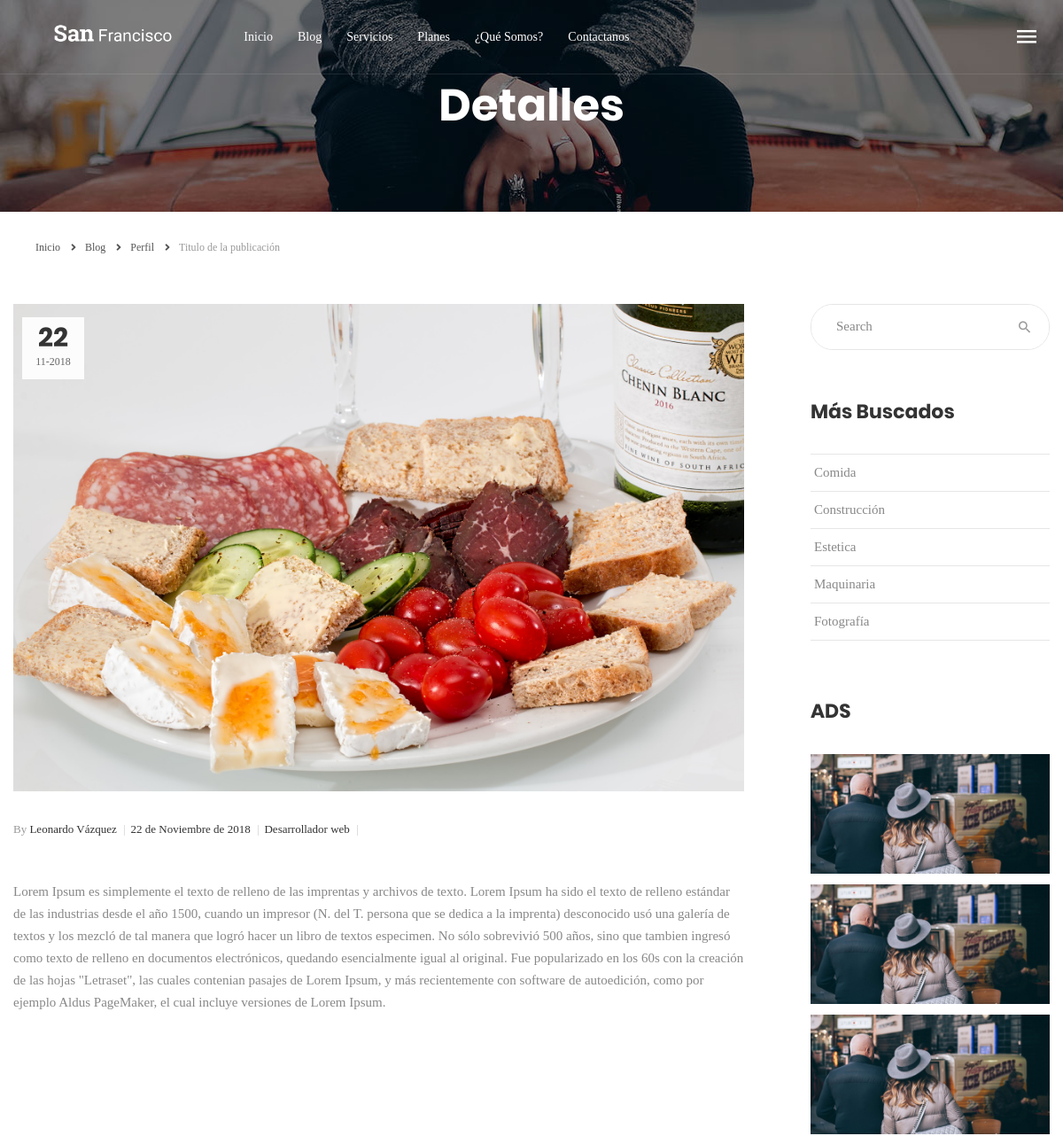
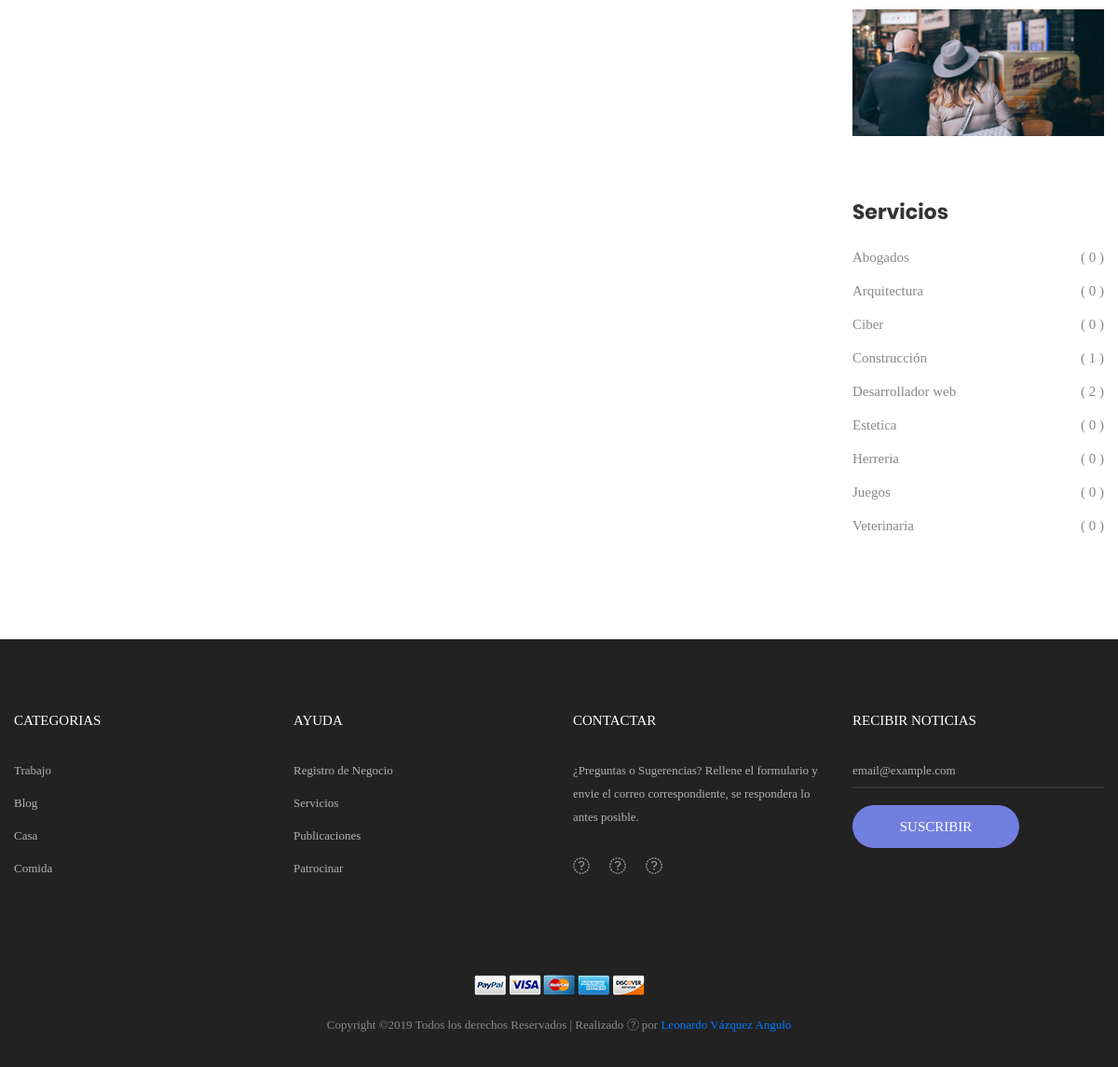
/Publicaciones.php?idPub=1, run on the app's committed database (2 pictures, top to bottom).
### tables this page shows
CREATE TABLE `servicios` (
  `id` int(11) NOT NULL,
  `nombre` varchar(20) NOT NULL,
  `imagen` varchar(20) NOT NULL
);

CREATE TABLE `publicacion` (
  `id` int(11) NOT NULL,
  `iduser` int(11) NOT NULL,
  `fecha` date NOT NULL,
  `titulo` varchar(45) NOT NULL,
  `imagen` varchar(60) NOT NULL,
  `descripcion` text NOT NULL,
  `estado` enum('AC','IN','BAN') NOT NULL
);

CREATE TABLE `usuarios` (
  `idUsuario` int(11) NOT NULL,
  `nombre` varchar(45) NOT NULL,
  `apellidos` varchar(45) NOT NULL,
  `correo` varchar(45) NOT NULL,
  `contraseña` varchar(45) NOT NULL,
  `tipoUser` int(11) NOT NULL,
  `validar` int(11) NOT NULL
);

### Admin/functions.php (called while the page is built, shortened)
<?php
function obtenerMes($mes){
    switch ($mes) {
        case 11:
            return "Noviembre";
            break;
    }
}
function searchService($conexion){
    $sentencia = $conexion->prepare("SELECT * FROM servicios ORDER BY nombre ASC");
	$sentencia->execute();
	return $sentencia->fetchAll();
}
function obtenerPostId($conexion,$datos){
	$sql	= "SELECT
	serv.id,
	serv.nombre AS servicio ,
	user.idUsuario,
	user.nombre AS nameU,
	user.apellidos,
	Uinf.imagenServicio,
	pub.id AS idPub,
	pub.fecha,
	pub.titulo,
	pub.imagen,
	pub.estado,
	pub.descripcion
	FROM
		servicios AS serv INNER JOIN
		usuarios AS user INNER JOIN
		trabajadores AS tb INNER JOIN
		usersinfo AS Uinf INNER JOIN
		publicacion AS pub
	WHERE
		tb.idUsuario = user.idUsuario AND
		tb.idServicio = serv.id AND
		user.idUsuario = Uinf.idUser AND
		pub.iduser = user.idUsuario AND
		pub.id=$datos
		";
 	$sentencia = $conexion->prepare($sql);
	$sentencia->execute();
	$resultado = $sentencia->fetchAll();
	return $resultado[0];
}
function servicioUnico($conexion,$id){
	$sql = "SELECT count(*) AS contador FROM trabajadores WHERE idServicio=$id";
	$sentencia = $conexion->prepare($sql);
	$sentencia->execute();
	$resultado = $sentencia->fetchAll();
	return $resultado[0];
}
function fechaPub($fecha){
	$date = explode("-",$fecha);
	$anio = $date[0];
	$mes  = $date[1];
	$dia  = $date[2];
	$fecha = array($anio,$mes,$dia);
	return $fecha;
}
?>

### views/blog_Detalles.view.php (the view, shortened to what this page needs)
<?php require 'views/header.php';
$publicacion = obtenerPostId($conexion,$_GET['idPub']);?>
	<section class="bg-img1 txt-center p-lr-15 p-tb-92" style="background-image: url('images/bg-02.jpg');">
		<h2 class="ltext-105 cl0 txt-center">
			Detalles
		</h2>
	</section>
	<div class="container">
		<div class="bread-crumb flex-w p-l-25 p-r-15 p-t-30 p-lr-0-lg">
			<a href="<?php echo $links_contenido['index'];?>" class="stext-109 cl8 hov-cl1 trans-04">
				Inicio
				<i class="fa fa-angle-right m-l-9 m-r-10" aria-hidden="true"></i>
			</a>
			<a href="<?php echo $links_contenido['blog'];?>" class="stext-109 cl8 hov-cl1 trans-04">
				Blog
				<i class="fa fa-angle-right m-l-9 m-r-10" aria-hidden="true"></i>
			</a>
			<a href="<?php echo $links_contenido['perfil'] .'?id='. $publicacion['idUsuario'];?>" class="stext-109 cl8 hov-cl1 trans-04">
				Perfil
				<i class="fa fa-angle-right m-l-9 m-r-10" aria-hidden="true"></i>
			</a>
			<span class="stext-109 cl4">
				Titulo de la publicación
			</span>
		</div>
	</div>
	<?php
		$fecha =fechaPub($publicacion['fecha']);
		?>
	<section class="bg0 p-t-52 p-b-20">
		<div class="container">
			<div class="row">
				<div class="col-md-8 col-lg-9 p-b-80">
					<?php if ($publicacion['idPub']!='') {?>
						<div class="p-r-45 p-r-0-lg">
							<div class="wrap-pic-w how-pos5-parent">
								<img src="Users_images/usuarios/<?php echo $publicacion['imagen'];?>" alt="IMG-BLOG">
								<div class="flex-col-c-m size-123 bg9 how-pos5">
									<span class="ltext-107 cl2 txt-center">
										<?php echo $fecha[2];?>
									</span>
									<span class="stext-109 cl3 txt-center">
										<?php echo $fecha[1] .'-'. $fecha[0];?>
									</span>
								</div>
							</div>
							<div class="p-t-32">
								<span class="flex-w flex-m stext-111 cl2 p-b-19">
									<span>
										<span class="cl4">By</span> <?php echo $publicacion['nameU'] .' '. $publicacion['apellidos'] ;?>
										<span class="cl12 m-l-4 m-r-6">|</span>
									</span>
									<span>
										<?php echo $fecha[2] . " de " .obtenerMes($fecha[1]) . " de ". $fecha[0];?>
										<span class="cl12 m-l-4 m-r-6">|</span>
									</span>
									<span>
										<?php echo $publicacion['servicio'];?>
										<span class="cl12 m-l-4 m-r-6">|</span>
									</span>
								</span>
								<h4 class="ltext-109 cl2 p-b-28">
								</h4>
								<p class="stext-117 cl6 p-b-26">
									<?php echo $publicacion['descripcion'];?>
								</p>
							</div>
						</div>
					<?php }else{?>
						<div class="alert alert-danger" role="alert">
							Revisa la publicacíon puede estar bloqueada o te estas direccionando mal
						</div>
					<?php }?>
				</div>
				<div class="col-md-4 col-lg-3 p-b-80 float-right" >
					<div class="side-menu">
						<div class="bor17 of-hidden pos-relative">
							<input class="stext-103 cl2 plh4 size-116 p-l-28 p-r-55" type="text" name="search" placeholder="Search">
							<button class="flex-c-m size-122 ab-t-r fs-18 cl4 hov-cl1 trans-04">
								<i class="zmdi zmdi-search"></i>
							</button>
						</div>
						<div class="p-t-55">
							<h4 class="mtext-112 cl2 p-b-33">
								Más Buscados
							</h4>
							<ul>
								<li class="bor18">
									<a href="#" class="dis-block stext-115 cl6 hov-cl1 trans-04 p-tb-8 p-lr-4">
										Comida
									</a>
								</li>
								<li class="bor18">
									<a href="#" class="dis-block stext-115 cl6 hov-cl1 trans-04 p-tb-8 p-lr-4">
										Construcción
									</a>
								</li>
								<li class="bor18">
									<a href="#" class="dis-block stext-115 cl6 hov-cl1 trans-04 p-tb-8 p-lr-4">
										Estetica
									</a>
								</li>
								<li class="bor18">
									<a href="#" class="dis-block stext-115 cl6 hov-cl1 trans-04 p-tb-8 p-lr-4">
										Maquinaria
									</a>
								</li>
								<li class="bor18">
									<a href="#" class="dis-block stext-115 cl6 hov-cl1 trans-04 p-tb-8 p-lr-4">
                                        Fotografía
									</a>
								</li>
							</ul>
						</div>
						<div class="p-t-65">
							<h4 class="mtext-112 cl2 p-b-33">
								ADS
							</h4>
							<ul>
								<li class="flex-w flex-t p-b-2">
                                    <div class="p-b-10">
                                        <a href="blog-detail.html" class="hov-img0 how-pos5-parent">
                                            <img src="images/blog-04.jpg" alt="IMG-BLOG">
                                        </a>
                                    </div>
								</li>
                                <li class="flex-w flex-t p-b-2">
                                    <div class="p-b-10">
                                        <a href="blog-detail.html" class="hov-img0 how-pos5-parent">
                                            <img src="images/blog-04.jpg" alt="IMG-BLOG">
                                        </a>
                                    </div>
								</li>
                                <li class="flex-w flex-t p-b-2">
                                    <div class="p-b-10">
                                        <a href="blog-detail.html" class="hov-img0 how-pos5-parent">
                                            <img src="images/blog-04.jpg" alt="IMG-BLOG">
                                        </a>
                                    </div>
								</li>
                                <li class="flex-w flex-t p-b-2">
                                    <div class="p-b-10">
                                        <a href="blog-detail.html" class="hov-img0 how-pos5-parent">
                                            <img src="images/blog-04.jpg" alt="IMG-BLOG">
                                        </a>
                                    </div>
								</li>
							</ul>
						</div>
						<div class="p-t-55">
							<h4 class="mtext-112 cl2 p-b-20">
								Servicios
							</h4>
							<ul>
								<?php $serviciosC = searchService($conexion); ?>
                                <?php for ($i=0; $i < sizeof($serviciosC); $i++) {
									$contador=servicioUnico($conexion,$serviciosC[$i]['id']); ?>
								<li class="p-b-7">
									<a href="<?php echo $links_contenido['serviciosDetalles'] .'?search='.$serviciosC[$i]['id'];?>" class="flex-w flex-sb-m stext-115 cl6 hov-cl1 trans-04 p-tb-2">
										<span>
											<?php echo $serviciosC[$i]['nombre'];?>
										</span>
										<span>
											( <?php echo  ' ' .$contador[0] . ' '; ?> )
										</span>
									</a>
								</li>
								<?php } ?>
							</ul>
						</div>
					</div>
				</div>
			</div>
		</div>
	</section>
<?php require 'views/footer.php';?>

### css/main.css (style rules this page uses)
.container { max-width: 1380px; }
@media (max-width: 1600px) { .container { max-width: 1200px; } }
.cl0 { color: #fff; }
.cl2 { color: #333; }
.cl3 { color: #666; }
.cl4 { color: #999; }
.cl6 { color: #888; }
.cl8 { color: #555; }
.cl12 { color: #ccc; }
.stext-103 { font-family: Poppins-Regular; font-size: 15px; line-height: 1.466667; }
.stext-109 { font-family: Poppins-Regular; font-size: 12px; line-height: 1.833333; }
.stext-111 { font-family: Poppins-Regular; font-size: 13px; line-height: 1.6923; }
.stext-115 { font-family: Poppins-Regular; font-size: 15px; line-height: 1.666667; }
.stext-117 { font-family: Poppins-Light; font-size: 15px; line-height: 1.666667; }
.mtext-112 { font-family: Poppins-Bold; font-size: 22px; line-height: 1.333333; }
.ltext-105 { font-family: Poppins-Bold; font-size: 50px; line-height: 1.1; }
.ltext-107 { font-family: Poppins-Bold; font-size: 30px; line-height: 1.1; }
.ltext-109 { font-family: Poppins-Bold; font-size: 36px; line-height: 1.2; }
.size-116 { width: 100%; height: 50px; }
.size-122 { width: 55px; height: 100%; }
.size-123 { width: 70px; min-height: 70px; }
.bg0 { background-color: #fff; }
.bg9 { background-color: rgba(255,255,255,0.9); }
.bg-img1 { background-size: cover; background-position: center center; background-repeat: no-repeat; }
.bor17 { border: 1px solid #e6e6e6; border-radius: 25px; }
.bor18 { border-top: 1px solid #e6e6e6; }
.bor18:last-child { border-bottom: 1px solid #e6e6e6; }
.how-pos5-parent { position: relative; }
.how-pos5 { position: absolute; top: 15px; left: 10px; }
.hov-img0 { display: block; overflow: hidden; }
.hov-img0 img { width: 100%; -webkit-transition: transform 0.9s ease; -o-transition: transform 0.9s ease; -moz-transition: transform 0.9s ease; transition: transform 0.9s ease; }

### data on the page
servicios: publicacion.imagen (picture), publicacion.fecha "22", publicacion.fecha "11", publicacion.fecha "2018", usuarios.nombre "Leonardo", usuarios.apellidos "Vázquez", publicacion.fecha "Noviembre", nombre "Desarrollador web", publicacion.descripcion "Lorem Ipsum es simplemente el texto de relleno de las imprentas y archivos de texto. Lorem Ipsum ha sido el texto de relleno estándar de las industrias desde el año 1500, cuando un impresor (N. del T. persona que se dedica a la imprenta) desconocido usó una galería de textos y los mezcló de tal manera que logró hacer un libro de textos especimen. No sólo sobrevivió 500 años, sino que tambien ingresó como texto de relleno en documentos electrónicos, quedando esencialmente igual al original. Fue popularizado en los 60s con la creación de las hojas \"Letraset\", las cuales contenian pasajes de Lorem Ipsum, y más recientemente con software de autoedición, como por ejemplo Aldus PageMaker, el cual…", contador "2"
servicios: nombre "Abogados", contador "0"
servicios: nombre "Arquitectura", contador "0"
servicios: nombre "Ciber", contador "0"
servicios: nombre "Construcción", contador "1"
servicios: nombre "Estetica", contador "0"
servicios: nombre "Herreria", contador "0"
servicios: nombre "Juegos", contador "0"
servicios: nombre "Veterinaria", contador "0"
